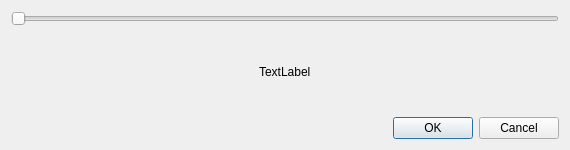
<?xml version="1.0" encoding="UTF-8"?>
<ui version="4.0">
 <class>LevelSelector</class>
 <widget class="QDialog" name="LevelSelector">
  <property name="geometry">
   <rect>
    <x>0</x>
    <y>0</y>
    <width>570</width>
    <height>150</height>
   </rect>
  </property>
  <property name="windowTitle">
   <string>Level Selector</string>
  </property>
  <layout class="QVBoxLayout" name="verticalLayout">
   <item>
    <widget class="QSlider" name="levelSlider">
     <property name="minimum">
      <number>1</number>
     </property>
     <property name="maximum">
      <number>3</number>
     </property>
     <property name="pageStep">
      <number>1</number>
     </property>
     <property name="orientation">
      <enum>Qt::Horizontal</enum>
     </property>
    </widget>
   </item>
   <item alignment="Qt::AlignHCenter">
    <widget class="QLabel" name="label">
     <property name="text">
      <string>TextLabel</string>
     </property>
    </widget>
   </item>
   <item>
    <widget class="QDialogButtonBox" name="buttonBox">
     <property name="orientation">
      <enum>Qt::Horizontal</enum>
     </property>
     <property name="standardButtons">
      <set>QDialogButtonBox::Cancel|QDialogButtonBox::Ok</set>
     </property>
    </widget>
   </item>
  </layout>
 </widget>
 <resources/>
 <connections>
  <connection>
   <sender>buttonBox</sender>
   <signal>accepted()</signal>
   <receiver>LevelSelector</receiver>
   <slot>accept()</slot>
   <hints>
    <hint type="sourcelabel">
     <x>248</x>
     <y>254</y>
    </hint>
    <hint type="destinationlabel">
     <x>157</x>
     <y>274</y>
    </hint>
   </hints>
  </connection>
  <connection>
   <sender>buttonBox</sender>
   <signal>rejected()</signal>
   <receiver>LevelSelector</receiver>
   <slot>reject()</slot>
   <hints>
    <hint type="sourcelabel">
     <x>316</x>
     <y>260</y>
    </hint>
    <hint type="destinationlabel">
     <x>286</x>
     <y>274</y>
    </hint>
   </hints>
  </connection>
 </connections>
</ui>
